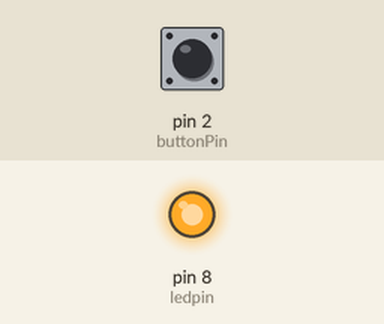
Recording of a sketch running on a simulated Arduino Uno, built with avr-gcc and run on an emulated ATmega328P. Parts: output pins drawn as LEDs (lit = HIGH). The test bench sets the inputs (shaded band); at power-on: pin 2 (buttonPin) HIGH.

Above: at 1.2 s.
1.3 s: pin 2 (buttonPin) pulled LOW for 0.15 s
At 2.5 s:
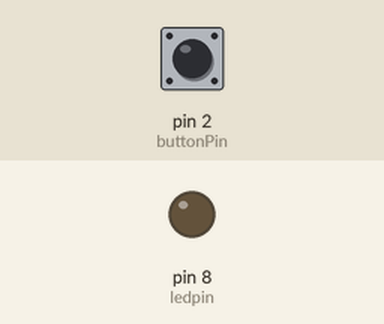
2.9 s: pin 2 (buttonPin) pulled LOW for 3.2 s
At 4.2 s:
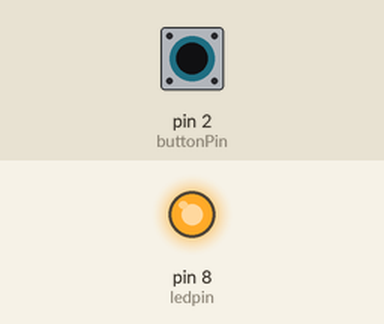
Timing chart, 0 to 7.6 s (numbered marks = the images above; inputs shaded):
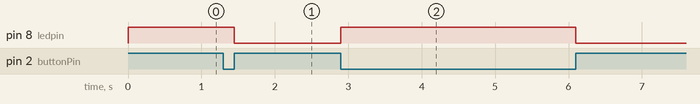

Measured:
- after the input at 1.3 s, pin 8 (ledpin): HIGH → LOW after 0.15 s
- after the input at 2.9 s, pin 8 (ledpin): LOW → HIGH at once, → LOW 3.2 s later

The sketch:

DelB.ino
```cpp
const int buttonPin = 2;
const int ledpin = 8;
volatile int buttonState = 0;

void setup() {
  pinMode(ledpin, OUTPUT);
  pinMode(buttonPin, INPUT_PULLUP);
  attachInterrupt(digitalPinToInterrupt(buttonPin), btn_ISR, CHANGE);
}

void loop() {
  if (buttonState == LOW) {
    digitalWrite(ledpin, HIGH);
  }
  else {
    digitalWrite(ledpin, LOW);
  }
}

void btn_ISR() {
  buttonState = digitalRead(buttonPin);
}
```
